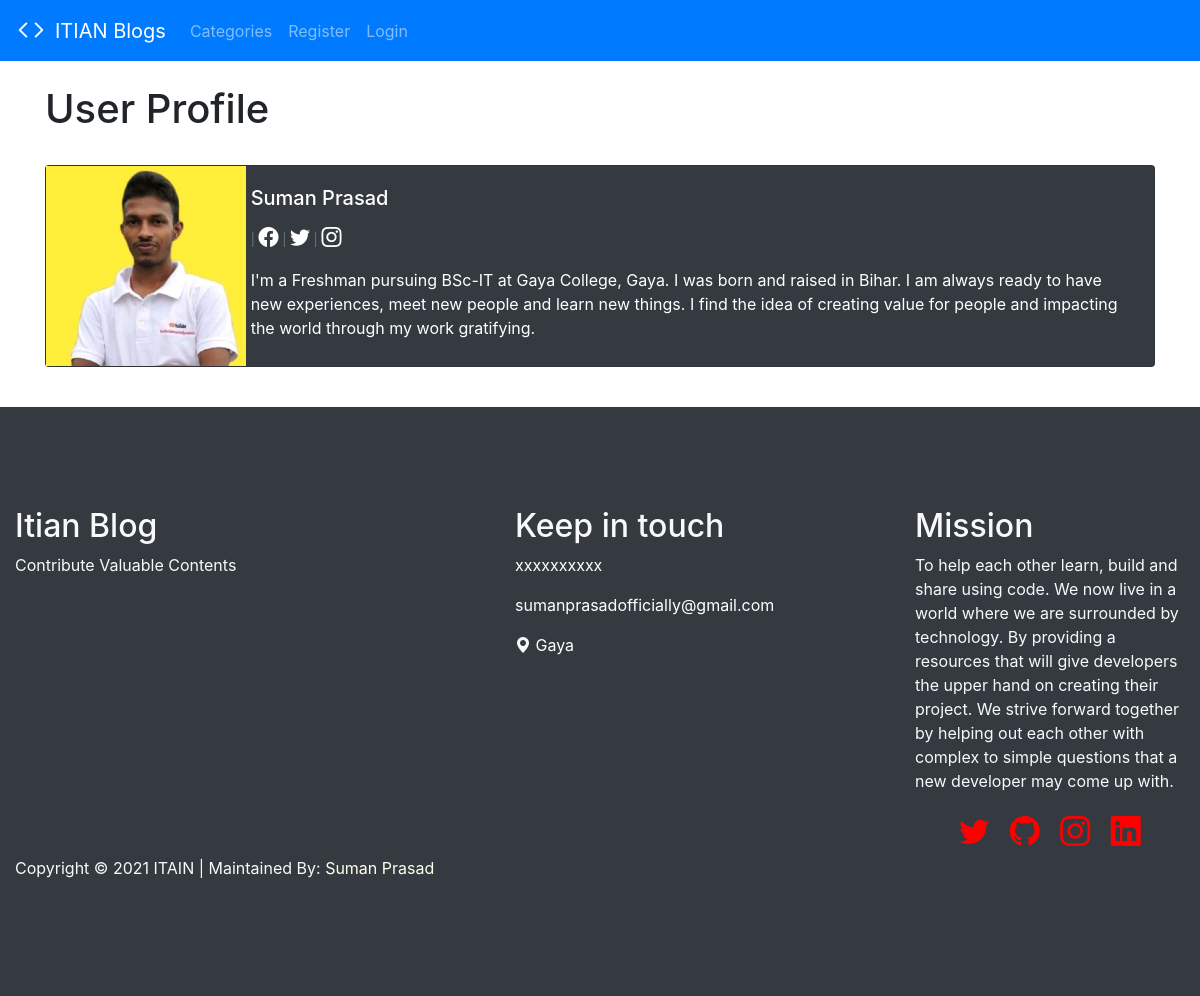
/members/1/profile/, run on the app's committed database.
### theblog/models.py (models this page shows, shortened)
class Profile(models.Model):
    user = models.OneToOneField(User, null=True, on_delete=models.CASCADE)
    bio = models.TextField()
    profile_pic = models.ImageField(null=True, blank=True, upload_to="images/profile/")
    website_url = models.CharField(max_length=255, null=True, blank=True)
    facebook_url = models.CharField(max_length=255, null=True, blank=True)
    twitter_url = models.CharField(max_length=255, null=True, blank=True)
    instagram_url = models.CharField(max_length=255, null=True, blank=True)
    linkedin_url = models.CharField(max_length=255, null=True, blank=True)

### members/views.py (the view)
# urls.py: path('<int:pk>/profile/', ShowProfilePageView.as_view(), name = 'show_profile_page'),
class ShowProfilePageView(DetailView):
    model = Profile
    template_name = 'registration/user_profile.html'
    def get_context_data(self, *args, **kwargs):
        context = super(ShowProfilePageView, self).get_context_data(*args, **kwargs)
        page_user = get_object_or_404(Profile, id=self.kwargs['pk'])
        context["page_user"] = page_user
        return context

### members/templates/registration/user_profile.html (shortened to what this page needs)
{% extends 'base.html' %}
{% load static %}
{% block content %}
<div class="container">
<h1>User Profile</h1>
<br>
<div class="card mb-3 card text-white bg-dark">
  <div class="row no-gutters">
    <div class="col-md-2">
{% if page_user.profile_pic %}
      <img src="{{page_user.profile_pic.url}}" width=200 height=200 alt="...">
{% else %}
  <img src="{% static 'theblog/images/person_black_48dp.svg' %}" width=200 height=200 alt="...">
{% endif %}
    </div>
    <div class="col-md-10">
      <div class="card-body">
        <h5 class="card-title"> {{ page_user.user.first_name }} {{ page_user.user.last_name}}</h5>
        <p class="small text-muted">
          {% if page_user.facebook_url %}
            |  <a href="{{page_user.profile.facebook_url}}" <i class="bi bi-facebook" id="social"></i></a>  |
          {% endif %}
          {% if page_user.twitter_url %}
            <a href="{{page_user.profile.twitter_url}}"<i class="bi bi-twitter" id="social"></i></a>
          {% endif %}
          {% if page_user.instagram_url %}
            | <a href="{{page_user.profile.instagram_url}}"<i class="bi bi-instagram" id="social"></i></a>
          {% endif %}
        </p>
        <p class="card-text">{{page_user.bio}}</p>
      </div>
    </div>
  </div>
</div>
</div>
{% endblock %}

### static/css/main.css (style rules this page uses)
#social { font-size: 20px; color: white; }

### data on the page
Profile: profile_pic (picture), user.first_name "Suman", user.last_name "Prasad", bio "I'm a Freshman pursuing BSc-IT at Gaya College, Gaya. I was born and raised in Bihar. I am always ready to have new experiences, meet new people and learn new things. I find the idea of creating value for people and impacting the world through my work gratifying."
